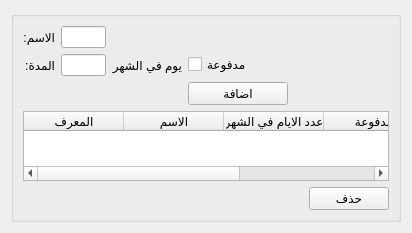
         <widget class="QWidget" name="page_23">
          <property name="geometry">
           <rect>
            <x>-329</x>
            <y>0</y>
            <width>412</width>
            <height>219</height>
           </rect>
          </property>
          <attribute name="label">
           <string>انواع الإجازات</string>
          </attribute>
          <layout class="QGridLayout" name="gridLayout_77">
           <item row="0" column="1">
            <widget class="QGroupBox" name="groupBox_21">
             <property name="title">
              <string/>
             </property>
             <layout class="QGridLayout" name="gridLayout_76">
              <item row="1" column="4" colspan="2">
               <spacer name="horizontalSpacer_48">
                <property name="orientation">
                 <enum>Qt::Horizontal</enum>
                </property>
                <property name="sizeHint" stdset="0">
                 <size>
                  <width>301</width>
                  <height>20</height>
                 </size>
                </property>
               </spacer>
              </item>
              <item row="3" column="0" colspan="6">
               <widget class="QTableWidget" name="leave_types_table">
                <column>
                 <property name="text">
                  <string>المعرف</string>
                 </property>
                </column>
                <column>
                 <property name="text">
                  <string>الاسم</string>
                 </property>
                </column>
                <column>
                 <property name="text">
                  <string>عدد الايام في الشهر</string>
                 </property>
                </column>
                <column>
                 <property name="text">
                  <string>مدفوعة</string>
                 </property>
                </column>
                <column>
                 <property name="text">
                  <string>تاريخ الإضافة</string>
                 </property>
                </column>
               </widget>
              </item>
              <item row="1" column="2">
               <widget class="QLabel" name="label_74">
                <property name="text">
                 <string>يوم في الشهر</string>
                </property>
               </widget>
              </item>
              <item row="2" column="3">
               <widget class="QPushButton" name="add_leave_type_btn">
                <property name="minimumSize">
                 <size>
                  <width>100</width>
                  <height>0</height>
                 </size>
                </property>
                <property name="styleSheet">
                 <string notr="true"/>
                </property>
                <property name="text">
                 <string>اضافة</string>
                </property>
               </widget>
              </item>
              <item row="0" column="0">
               <widget class="QLabel" name="label_9">
                <property name="text">
                 <string>الاسم:</string>
                </property>
               </widget>
              </item>
              <item row="1" column="3">
               <widget class="QCheckBox" name="leave_type_paid_checkbox">
                <property name="text">
                 <string>مدفوعة</string>
                </property>
               </widget>
              </item>
              <item row="1" column="1">
               <widget class="QLineEdit" name="leave_type_duration_input"/>
              </item>
              <item row="4" column="5">
               <widget class="QPushButton" name="leave_type_delete_btn">
                <property name="text">
                 <string>حذف</string>
                </property>
               </widget>
              </item>
              <item row="4" column="0" colspan="5">
               <spacer name="horizontalSpacer_51">
                <property name="orientation">
                 <enum>Qt::Horizontal</enum>
                </property>
                <property name="sizeHint" stdset="0">
                 <size>
                  <width>558</width>
                  <height>17</height>
                 </size>
                </property>
               </spacer>
              </item>
              <item row="1" column="0">
               <widget class="QLabel" name="label_73">
                <property name="text">
                 <string>المدة:</string>
                </property>
               </widget>
              </item>
              <item row="0" column="1">
               <widget class="QLineEdit" name="leave_type_name_input"/>
              </item>
             </layout>
            </widget>
           </item>
           <item row="0" column="0">
            <spacer name="horizontalSpacer_49">
             <property name="orientation">
              <enum>Qt::Horizontal</enum>
             </property>
             <property name="sizeHint" stdset="0">
              <size>
               <width>138</width>
               <height>20</height>
              </size>
             </property>
            </spacer>
           </item>
           <item row="0" column="2">
            <spacer name="horizontalSpacer_50">
             <property name="orientation">
              <enum>Qt::Horizontal</enum>
             </property>
             <property name="sizeHint" stdset="0">
              <size>
               <width>137</width>
               <height>20</height>
              </size>
             </property>
            </spacer>
           </item>
          </layout>
         </widget>
